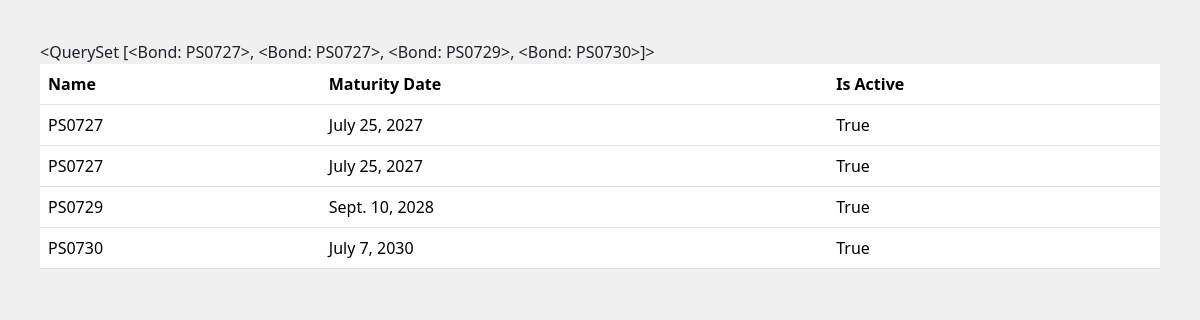
The page /bonds/list-bonds/ on the database as committed earlier.
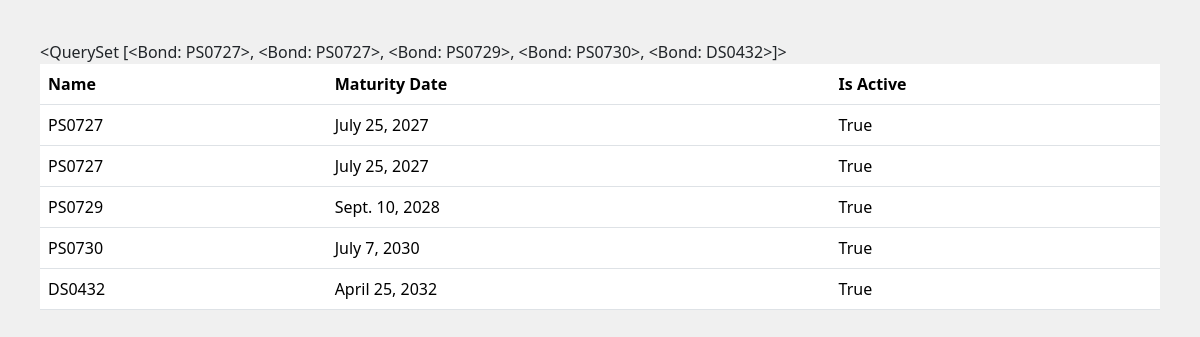
The same page on the database as committed later.
### bonds/models.py (models this page shows, shortened)
class Bond(models.Model):
    ISIN = models.CharField(max_length=12)
    name = models.CharField(max_length=100)
    issue_price = models.DecimalField(max_digits=10, decimal_places=4, default=100)
    issue_date = models.DateField(default=date.today)
    maturity_date = models.DateField()
    coupon_rate = models.DecimalField(max_digits=5, decimal_places=3)
    coupon_frequency = models.SmallIntegerField(
        default=1,
        validators=[
            MinValueValidator(1),
            MaxValueValidator(12)
        ]
    )
    redemption = models.IntegerField()
    is_active = models.BooleanField(default=True)
    def __str__(self):
        return self.name

### bonds/views.py (the view)
# urls.py: path('list-bonds/', BondListView.as_view(), name='list_bonds'),
class BondListView(ListView):
    model = Bond
    context_object_name = 'bonds'
    template_name = 'bonds/list_bonds.html'
    def get_queryset(self):
        return Bond.objects.filter(is_active=True)

### bonds/templates/bonds/list_bonds.html
{% extends 'base.html' %}
{% load static %}
{% block content %}
    {{ bonds }}
        <table class="table">
        <thead>
        <tr>
            <th scope="col">Name</th>
            <th scope="col">Maturity Date</th>
            <th scope="col">Is Active</th>
        </tr>
        </thead>
        {% for obj in bonds %}
        <tr>
            <td>{{ obj.name }}</td>
            <td>{{ obj.maturity_date }}</td>
            <td>{{ obj.is_active }}</td>
        </tr>
        {% endfor %}
        </table>
{% endblock %}

Rows that differ between the two databases and show on the page:
computed for Bond: name.name "<QuerySet [<Bond: PS0727>, <Bond: PS0727>, <Bond: PS0729>, <Bond: PS0730>]>" → "<QuerySet [<Bond: PS0727>, <Bond: PS0727>, <Bond: PS0729>, <Bond: PS0730>, <Bond: DS0432>]>"
added Bond: name "DS0432", maturity_date "April 25, 2032", is_active "True"
